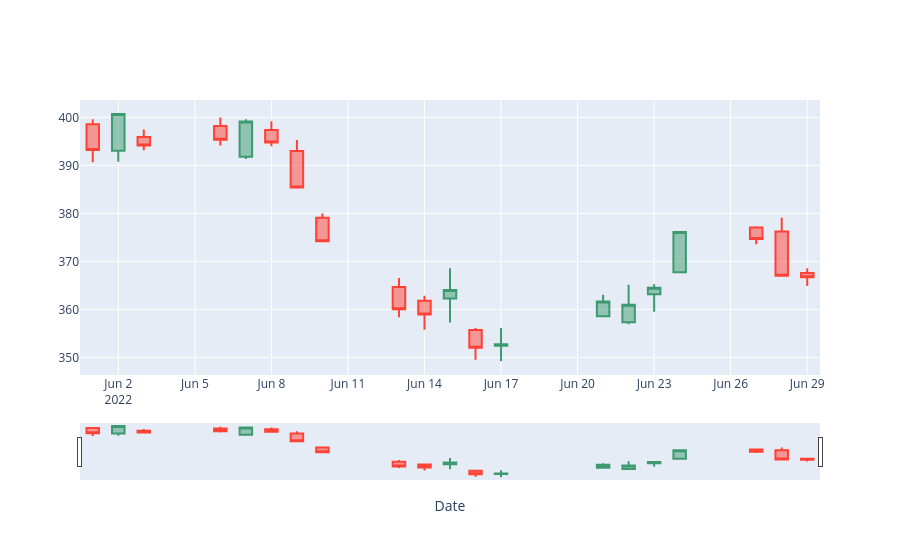

Write notebook code for a chart like this one.
### Markdown cell above
## Plotting Candlestick

### Code cell
df2[-30:].iplot(
    kind='candle',
    title='Candle Chart',
    layout=dict(
        xaxis=dict(title=dict(text='Date')),
        yaxis=dict(title=dict(text='Price'))
    )
)

### Figure 1 — Plotly figure (JSON) as saved in the notebook; plotly's stock layout.template omitted (floating-point values rounded to 4 significant figures)
{"data": [{"close": [393.2, 400.7, 394.1, 395.3, 399.1, 394.8, 385.4, 374.2, 360.0, 358.9, 364.0, 352.0, 352.7, 361.6, 361.0, 364.5, 376.1, 374.7, 367.0, 366.7], "high": [399.6, 400.7, 397.5, 399.9, 399.6, 399.2, 395.3, 379.9, 366.5, 362.8, 368.5, 356.1, 356.1, 363.0, 365.1, 365.2, 376.1, 377.3, 379.1, 368.6], "low": [390.7, 390.8, 393.1, 394.1, 391.3, 394.0, 385.4, 374.2, 358.4, 355.8, 357.2, 349.5, 349.2, 358.5, 356.9, 359.5, 367.7, 373.5, 366.9, 364.9], "open": [398.6, 393.0, 395.9, 398.2, 391.8, 397.4, 393.0, 379.1, 364.7, 361.8, 362.3, 355.7, 352.4, 358.6, 357.3, 363.1, 367.7, 377.0, 376.2, 367.6], "showlegend": false, "type": "candlestick", "x": ["2022-06-01", "2022-06-02", "2022-06-03", "2022-06-06", "2022-06-07", "2022-06-08", "2022-06-09", "2022-06-10", "2022-06-13", "2022-06-14", "2022-06-15", "2022-06-16", "2022-06-17", "2022-06-21", "2022-06-22", "2022-06-23", "2022-06-24", "2022-06-27", "2022-06-28", "2022-06-29"], "yaxis": "y2"}], "layout": {"xaxis": {"title": {"text": "Date"}}, "yaxis": {"title": {"text": "Price"}}}}
